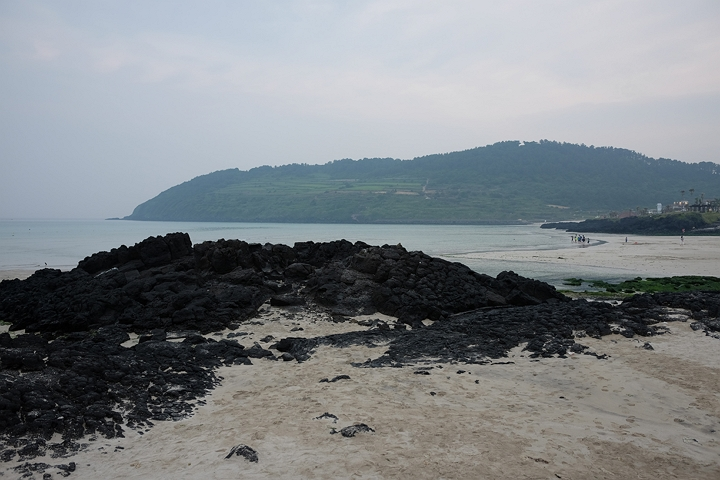
#> input picture img1.jpg, 720 x 480 px
$ python 0403.py
#> lines starting #> are read from the running program, lines starting #| are printed output that depends on the picture
import cv2 as cv # OpenCV 라이브러리 임포트
import numpy as np # 행렬 및 배열 연산을 위한 numpy 임포트
import matplotlib.pyplot as plt # 결과 시각화를 위한 matplotlib 임포트

# 1. 두 개의 이미지 불러오기
img1 = cv.imread('img1.jpg') # 기준이 되는 영상 (왼쪽)
#> img1 is the input picture: shape (480, 720, 3); mean B, G, R 134.2, 130.6, 125.7
img2 = cv.imread('img3.jpg') # 호모그래피 변환을 적용할 영상 (오른쪽)
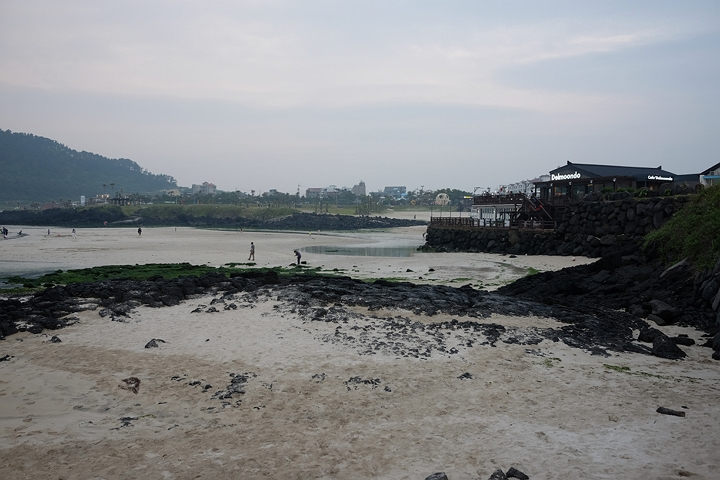
#> input picture img3.jpg, 720 x 480 px
#> img2 is the input picture: shape (480, 720, 3); mean B, G, R 135, 133.3, 131.4

# 2. SIFT 특징점 검출 및 기술자 계산
sift = cv.SIFT_create() # SIFT 객체 생성
kp1, des1 = sift.detectAndCompute(img1, None) # img1의 특징점과 기술자 추출
#> kp1 = 927 keypoints; strongest (x, y, size): (619, 303, 2.6), (427, 373, 2.2), (205, 368, 1.9), (440, 367, 2.1)
kp2, des2 = sift.detectAndCompute(img2, None) # img2의 특징점과 기술자 추출
#> kp2 = 1189 keypoints; strongest (x, y, size): (652, 177, 2.2), (657, 178, 2), (660, 178, 2.2), (408, 270, 2.3)

# 3. BFMatcher와 knnMatch를 이용한 특징점 매칭
bf = cv.BFMatcher() # Brute-Force 매처 객체 생성
knn_matches = bf.knnMatch(des1, des2, k=2) # 가장 유사한 2개의 대응점 탐색
#> knn_matches = 927 matches

# 4. Lowe's Ratio Test를 통한 좋은 매칭점 선별 (임계값 0.7)
good_matches = [] # 우수한 매칭점을 담을 리스트
for m, n in knn_matches: # 검색된 두 개의 대응점 후보 중
    if m.distance < 0.7 * n.distance: # 첫 번째 후보가 두 번째보다 충분히 가까우면
        good_matches.append(m) # 좋은 매칭점으로 판단하여 추가
#> after the loop, good_matches = 55 matches

# 5. 호모그래피 행렬 계산 (RANSAC 활용)
if len(good_matches) > 4: # 최소 4개 이상의 대응점이 필요
    src_pts = np.float32([kp1[m.queryIdx].pt for m in good_matches]).reshape(-1, 1, 2) # 기준 이미지 좌표
#> src_pts = 55 rows, first 8: [54.54, 433.6], [67.43, 263.3], [172.9, 406.8], [187.6, 176.2], [291.9, 245.8], [321.7, 162], [340.4, 158.6], [476.6, 381.5]
    dst_pts = np.float32([kp2[m.trainIdx].pt for m in good_matches]).reshape(-1, 1, 2) # 대상 이미지 좌표
#> dst_pts = 55 rows, first 8: [178.2, 184.9], [193.3, 264.3], [135.3, 165.3], [26.64, 131], [190.2, 187], [110.1, 155.8], [155.5, 172], [125.9, 420.9]
    H, mask = cv.findHomography(dst_pts, src_pts, cv.RANSAC, 5.0) # 이상치를 제거하며 변환 행렬 계산
#> H = [[0.0409, 0.0568, 561.6], [-0.309, 0.872, 32.83], [-0.00132, -7.91e-05, 1]]; mask = 55 values, max 1 at index 8, min 0 at index 0, mean 0.727

# 6. 이미지 원근 변환 및 정합 (Warping)
h1, w1 = img1.shape[:2] # img1의 높이와 너비
#> h1 = 480; w1 = 720
h2, w2 = img2.shape[:2] # img2의 높이와 너비
#> h2 = 480; w2 = 720
# 변환 후 출력 크기 설정 (파노라마 형태: 너비 합산, 높이는 최대치)
warped_img = cv.warpPerspective(img2, H, (w1 + w2, max(h1, h2))) # img2를 img1 좌표계로 변환
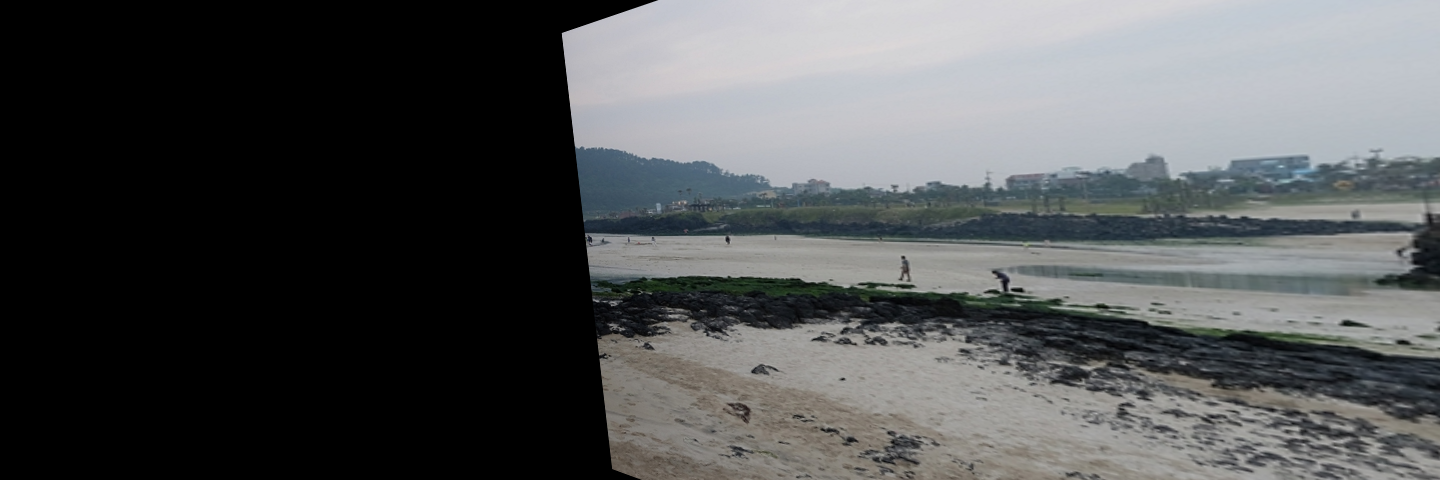
#> warped_img: shape (480, 1440, 3); mean B, G, R 83.5, 82.7, 80.8
warped_img[0:h1, 0:w1] = img1 # 변환된 이미지의 왼쪽 영역에 원본 img1 삽입
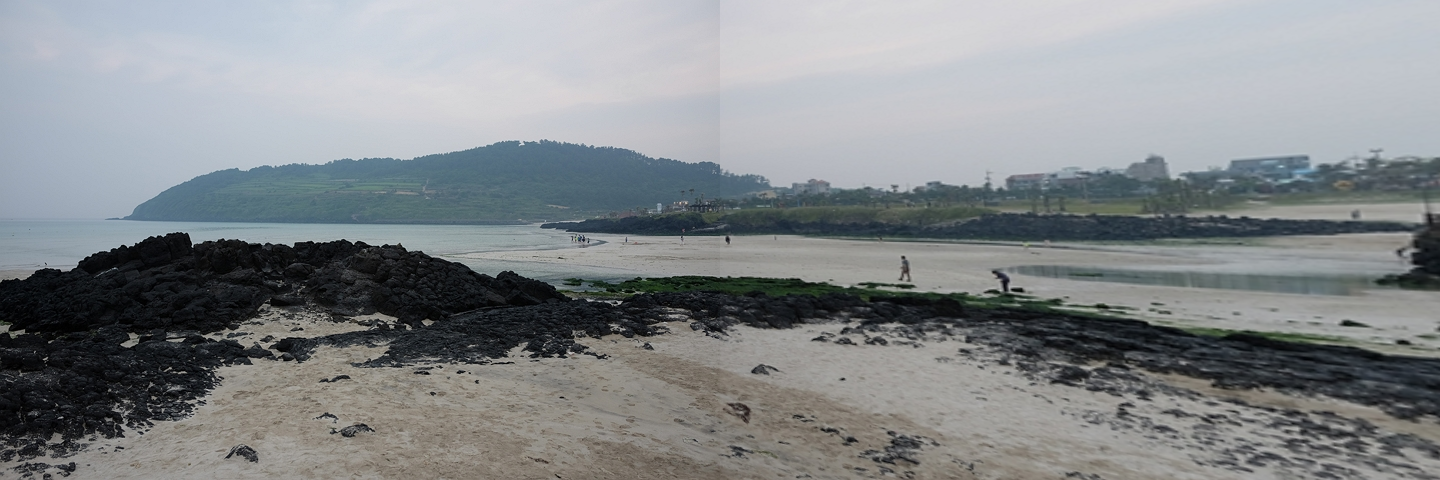
#> warped_img: shape (480, 1440, 3); mean B, G, R 138.6, 136.1, 132.1

# 7. 매칭 결과 시각화 생성
matching_res = cv.drawMatches(img1, kp1, img2, kp2, good_matches, None, flags=cv.DrawMatchesFlags_NOT_DRAW_SINGLE_POINTS)
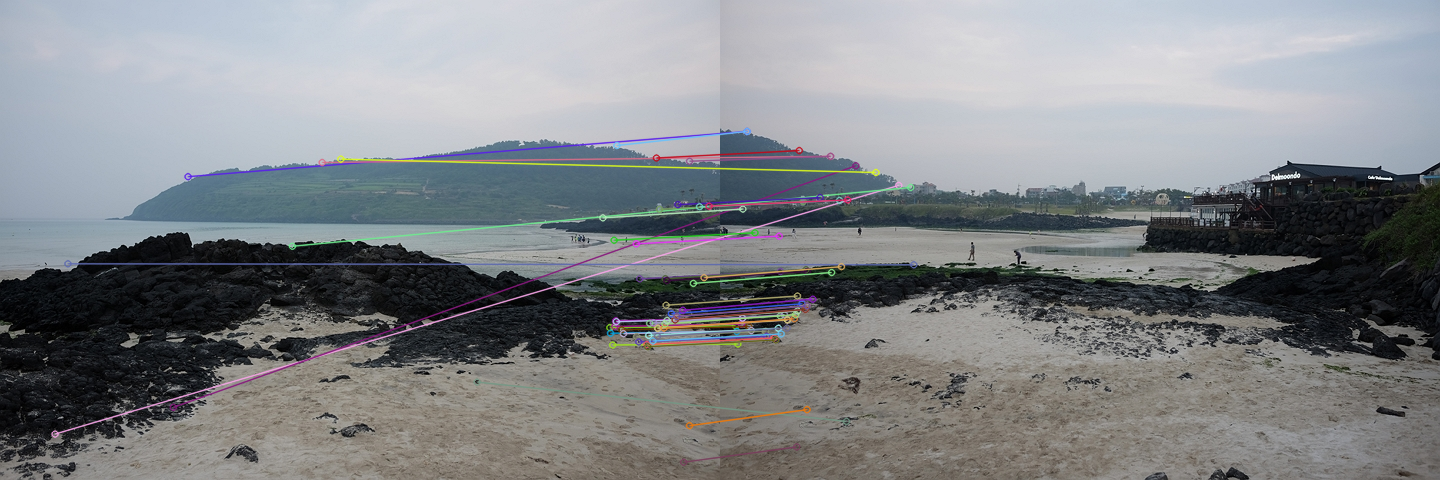
#> matching_res: shape (480, 1440, 3); mean B, G, R 135.6, 132.6, 129.9

# 8. 최종 결과 출력 (변환 이미지와 매칭 결과를 나란히)
plt.figure(figsize=(20, 10)) # 출력 창 크기 설정
plt.subplot(2, 1, 1), plt.imshow(cv.cvtColor(warped_img, cv.COLOR_BGR2RGB)), plt.title('Warped Image (Panorama)') # 정합 결과
plt.subplot(2, 1, 2), plt.imshow(cv.cvtColor(matching_res, cv.COLOR_BGR2RGB)), plt.title('Matching Result') # 매칭 쌍 시각화
plt.tight_layout() # 간격 조절
plt.show() # 화면 표시
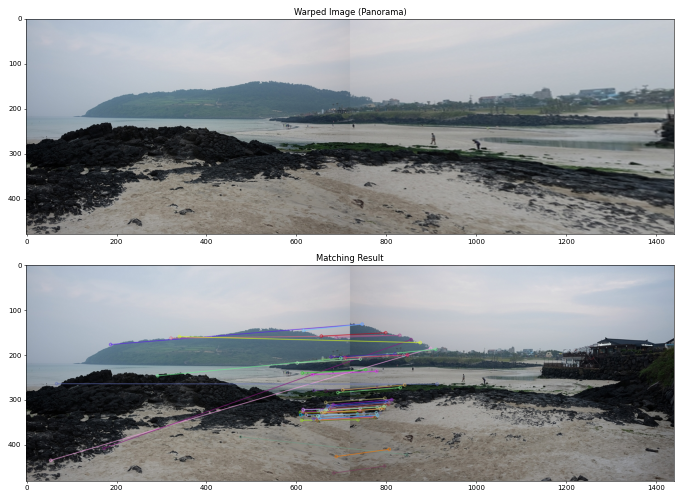
#> figure drawn by matplotlib, 2 panels
